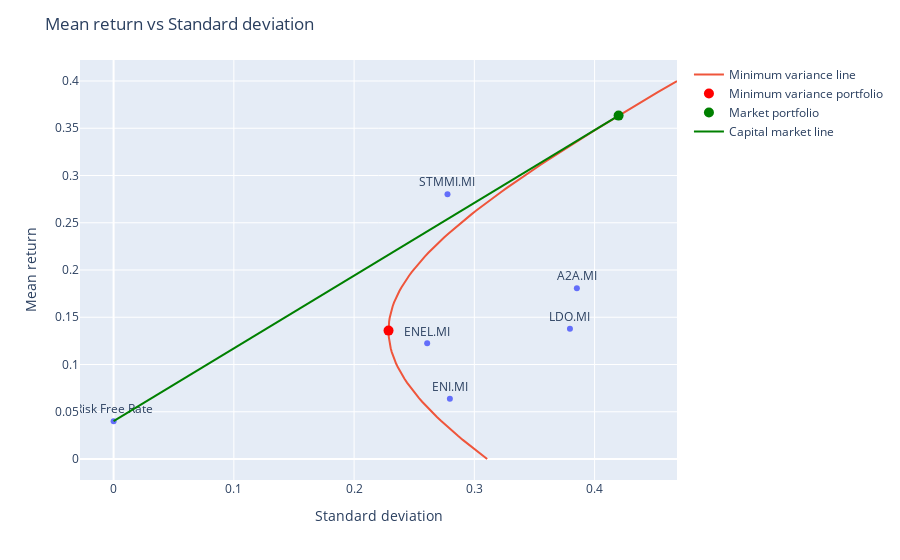

This figure's notebook cell:
### Markdown cell above
Add minimum variance line too

### Code cell
# Plot the mean return and standard deviation with plotly
fig = px.scatter(tickers_df, x='Risk', y='Return', text=tickers_df.index)
fig.update_traces(textposition='top center')
fig.update_layout(title='Mean return vs Standard deviation', xaxis_title='Standard deviation', yaxis_title='Mean return')
fig.add_scatter(x=sigma_mu, y=mu, mode='lines', name='Minimum variance line')
fig.add_scatter(x=[min_var_sigma], y=[min_var_mu], mode='markers', name='Minimum variance portfolio', marker=dict(size=10, color='red'))
fig.add_scatter(x=[market_sigma], y=[market_mu], mode='markers', name='Market portfolio', marker=dict(size=10, color='green'))
fig.add_scatter(x=[0,market_sigma], y=[riskFreeRate,market_mu], mode='lines', name='Capital market line', line=dict(color='green',))
fig.show()

### Figure 1 — Plotly figure (JSON) as saved in the notebook; plotly's stock layout.template omitted (floating-point values rounded to 4 significant figures)
{"data": [{"hovertemplate": "Risk=%{x}<br>Return=%{y}<br>Ticker=%{text}<extra></extra>", "legendgroup": "", "marker": {"color": "#636efa", "symbol": "circle"}, "mode": "markers+text", "name": "", "orientation": "v", "showlegend": false, "text": ["ENI.MI", "ENEL.MI", "STMMI.MI", "LDO.MI", "A2A.MI", "Risk Free Rate"], "textposition": "top center", "type": "scatter", "x": [0.2796, 0.2608, 0.2777, 0.3795, 0.3853, 0], "xaxis": "x", "y": [0.06389, 0.1224, 0.2802, 0.1378, 0.1807, 0.04], "yaxis": "y"}, {"mode": "lines", "name": "Minimum variance line", "type": "scatter", "x": [0.3107, 0.3065, 0.3023, 0.2983, 0.2943, 0.2904, 0.2866, 0.2829, 0.2792, 0.2757, 0.2722, 0.2689, 0.2656, 0.2625, 0.2595, 0.2566, 0.2538, 0.2512, 0.2486, 0.2463, 0.244, 0.2419, 0.2399, 0.2381, 0.2364, 0.2349, 0.2336, 0.2324, 0.2313, 0.2305, 0.2298, 0.2292, 0.2289, 0.2287, 0.2286, 0.2288, 0.2291, 0.2296, 0.2303, 0.2311, 0.2321, 0.2332, 0.2346, 0.236, 0.2377, 0.2395, 0.2414, 0.2435, 0.2457, 0.248, 0.2505, 0.2532, 0.2559, 0.2588, 0.2618, 0.2649, 0.2681, 0.2714, 0.2748, 0.2783, 0.2819, 0.2857, 0.2894, 0.2933, 0.2973, 0.3013, 0.3054, 0.3096, 0.3139, 0.3182, 0.3226, 0.327, 0.3315, 0.3361, 0.3407, 0.3453, 0.3501, 0.3548, 0.3596, 0.3645, 0.3694, 0.3743, 0.3793, 0.3843, 0.3893, 0.3944, 0.3995, 0.4047, 0.4098, 0.415, 0.4203, 0.4255, 0.4308, 0.4361, 0.4415, 0.4468, 0.4522, 0.4576, 0.4631, 0.4685], "y": [0, 0.00404, 0.008081, 0.01212, 0.01616, 0.0202, 0.02424, 0.02828, 0.03232, 0.03636, 0.0404, 0.04444, 0.04848, 0.05253, 0.05657, 0.06061, 0.06465, 0.06869, 0.07273, 0.07677, 0.08081, 0.08485, 0.08889, 0.09293, 0.09697, 0.101, 0.1051, 0.1091, 0.1131, 0.1172, 0.1212, 0.1253, 0.1293, 0.1333, 0.1374, 0.1414, 0.1455, 0.1495, 0.1535, 0.1576, 0.1616, 0.1657, 0.1697, 0.1737, 0.1778, 0.1818, 0.1859, 0.1899, 0.1939, 0.198, 0.202, 0.2061, 0.2101, 0.2141, 0.2182, 0.2222, 0.2263, 0.2303, 0.2343, 0.2384, 0.2424, 0.2465, 0.2505, 0.2545, 0.2586, 0.2626, 0.2667, 0.2707, 0.2747, 0.2788, 0.2828, 0.2869, 0.2909, 0.2949, 0.299, 0.303, 0.3071, 0.3111, 0.3152, 0.3192, 0.3232, 0.3273, 0.3313, 0.3354, 0.3394, 0.3434, 0.3475, 0.3515, 0.3556, 0.3596, 0.3636, 0.3677, 0.3717, 0.3758, 0.3798, 0.3838, 0.3879, 0.3919, 0.396, 0.4]}, {"marker": {"color": "red", "size": 10}, "mode": "markers", "name": "Minimum variance portfolio", "type": "scatter", "x": [0.2286], "y": [0.1359]}, {"marker": {"color": "green", "size": 10}, "mode": "markers", "name": "Market portfolio", "type": "scatter", "x": [0.4199], "y": [0.3634]}, {"line": {"color": "green"}, "mode": "lines", "name": "Capital market line", "type": "scatter", "x": [0, 0.4199], "y": [0.04, 0.3634]}], "layout": {"legend": {"tracegroupgap": 0}, "margin": {"t": 60}, "title": {"text": "Mean return vs Standard deviation"}, "xaxis": {"anchor": "y", "domain": [0, 1], "title": {"text": "Standard deviation"}}, "yaxis": {"anchor": "x", "domain": [0, 1], "title": {"text": "Mean return"}}}}
